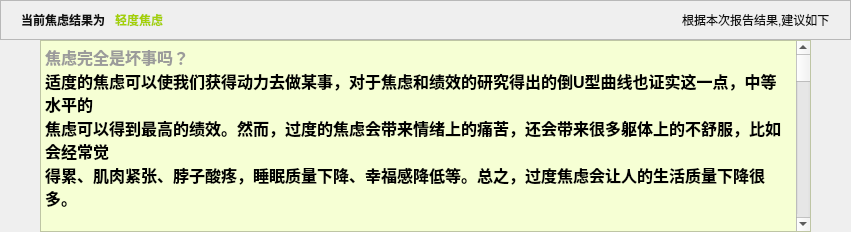
           <widget class="QWidget" name="jl_qd">
            <property name="styleSheet">
             <string notr="true"/>
            </property>
            <layout class="QVBoxLayout" name="verticalLayout_48">
             <property name="spacing">
              <number>0</number>
             </property>
             <property name="leftMargin">
              <number>0</number>
             </property>
             <property name="topMargin">
              <number>0</number>
             </property>
             <property name="rightMargin">
              <number>0</number>
             </property>
             <property name="bottomMargin">
              <number>0</number>
             </property>
             <item>
              <layout class="QVBoxLayout" name="verticalLayout_49">
               <property name="spacing">
                <number>0</number>
               </property>
               <item>
                <widget class="QFrame" name="frame_26">
                 <property name="minimumSize">
                  <size>
                   <width>0</width>
                   <height>0</height>
                  </size>
                 </property>
                 <property name="maximumSize">
                  <size>
                   <width>16777215</width>
                   <height>16777215</height>
                  </size>
                 </property>
                 <property name="frameShape">
                  <enum>QFrame::StyledPanel</enum>
                 </property>
                 <property name="frameShadow">
                  <enum>QFrame::Raised</enum>
                 </property>
                 <layout class="QHBoxLayout" name="horizontalLayout_45">
                  <property name="spacing">
                   <number>10</number>
                  </property>
                  <property name="leftMargin">
                   <number>20</number>
                  </property>
                  <property name="rightMargin">
                   <number>20</number>
                  </property>
                  <item>
                   <widget class="QLabel" name="label_62">
                    <property name="styleSheet">
                     <string notr="true">color: rgb(16, 16, 16);
font: 75 12pt &quot;微软雅黑&quot;;
font-weight: bold;</string>
                    </property>
                    <property name="text">
                     <string>当前焦虑结果为</string>
                    </property>
                   </widget>
                  </item>
                  <item>
                   <widget class="QLabel" name="label_63">
                    <property name="styleSheet">
                     <string notr="true">color: rgb(164, 208, 6);
font: 75 14pt &quot;微软雅黑&quot;;
font-weight: bold;</string>
                    </property>
                    <property name="text">
                     <string>轻度焦虑</string>
                    </property>
                   </widget>
                  </item>
                  <item>
                   <spacer name="horizontalSpacer_28">
                    <property name="orientation">
                     <enum>Qt::Horizontal</enum>
                    </property>
                    <property name="sizeHint" stdset="0">
                     <size>
                      <width>509</width>
                      <height>20</height>
                     </size>
                    </property>
                   </spacer>
                  </item>
                  <item>
                   <widget class="QLabel" name="label_64">
                    <property name="styleSheet">
                     <string notr="true">color: rgb(16, 16, 16);
font: 75 12pt &quot;微软雅黑&quot;;
</string>
                    </property>
                    <property name="text">
                     <string>根据本次报告结果,建议如下</string>
                    </property>
                   </widget>
                  </item>
                 </layout>
                </widget>
               </item>
               <item>
                <layout class="QVBoxLayout" name="verticalLayout_51">
                 <property name="leftMargin">
                  <number>40</number>
                 </property>
                 <property name="rightMargin">
                  <number>40</number>
                 </property>
                 <item>
                  <widget class="QTextEdit" name="textEdit_9">
                   <property name="styleSheet">
                    <string notr="true"> QTextEdit {
        background-color: rgb(246, 255, 212);
    }</string>
                   </property>
                   <property name="readOnly">
                    <bool>true</bool>
                   </property>
                   <property name="html">
                    <string>&lt;!DOCTYPE HTML PUBLIC &quot;-//W3C//DTD HTML 4.0//EN&quot; &quot;http://www.w3.org/TR/REC-html40/strict.dtd&quot;&gt;
&lt;html&gt;&lt;head&gt;&lt;meta name=&quot;qrichtext&quot; content=&quot;1&quot; /&gt;&lt;meta charset=&quot;utf-8&quot; /&gt;&lt;style type=&quot;text/css&quot;&gt;
p, li { white-space: pre-wrap; }
hr { height: 1px; border-width: 0; }
li.unchecked::marker { content: &quot;\2610&quot;; }
li.checked::marker { content: &quot;\2612&quot;; }
&lt;/style&gt;&lt;/head&gt;&lt;body style=&quot; font-family:'Microsoft YaHei UI'; font-size:9pt; font-weight:400; font-style:normal;&quot;&gt;
&lt;p style=&quot; margin-top:0px; margin-bottom:0px; margin-left:0px; margin-right:0px; -qt-block-indent:0; text-indent:0px;&quot;&gt;&lt;span style=&quot; font-family:'SimSun'; font-size:12pt; font-weight:600; color:#9b9b9b;&quot;&gt;焦虑完全是坏事吗？&lt;/span&gt;&lt;/p&gt;
&lt;p style=&quot; margin-top:0px; margin-bottom:0px; margin-left:0px; margin-right:0px; -qt-block-indent:0; text-indent:0px;&quot;&gt;&lt;span style=&quot; font-family:'SimSun'; font-size:12pt; font-weight:600;&quot;&gt;适度的焦虑可以使我们获得动力去做某事，对于焦虑和绩效的研究得出的倒U型曲线也证实这一点，中等水平的&lt;/span&gt;&lt;/p&gt;
&lt;p style=&quot; margin-top:0px; margin-bottom:0px; margin-left:0px; margin-right:0px; -qt-block-indent:0; text-indent:0px;&quot;&gt;&lt;span style=&quot; font-family:'SimSun'; font-size:12pt; font-weight:600;&quot;&gt;焦虑可以得到最高的绩效。然而，过度的焦虑会带来情绪上的痛苦，还会带来很多躯体上的不舒服，比如会经常觉&lt;/span&gt;&lt;/p&gt;
&lt;p style=&quot; margin-top:0px; margin-bottom:0px; margin-left:0px; margin-right:0px; -qt-block-indent:0; text-indent:0px;&quot;&gt;&lt;span style=&quot; font-family:'SimSun'; font-size:12pt; font-weight:600;&quot;&gt;得累、肌肉紧张、脖子酸疼，睡眠质量下降、幸福感降低等。总之，过度焦虑会让人的生活质量下降很多。&lt;/span&gt;&lt;/p&gt;
&lt;p style=&quot;-qt-paragraph-type:empty; margin-top:0px; margin-bottom:0px; margin-left:0px; margin-right:0px; -qt-block-indent:0; text-indent:0px; font-family:'SimSun'; font-size:12pt; font-weight:600;&quot;&gt;&lt;br /&gt;&lt;/p&gt;
&lt;p style=&quot; margin-top:0px; margin-bottom:0px; margin-left:0px; margin-right:0px; -qt-block-indent:0; text-indent:0px;&quot;&gt;&lt;span style=&quot; font-family:'SimSun'; font-size:12pt; font-weight:600; color:#9b9b9b;&quot;&gt;焦虑的影响因素&lt;/span&gt;&lt;/p&gt;
&lt;p style=&quot; margin-top:0px; margin-bottom:0px; margin-left:0px; margin-right:0px; -qt-block-indent:0; text-indent:0px;&quot;&gt;&lt;span style=&quot; font-family:'SimSun'; font-size:12pt; font-weight:600;&quot;&gt;·遗传因素：研究表明，焦虑症可能具有一定的遗传倾向。如果家庭中有焦虑症的病例，个体发展焦虑的风险可能&lt;/span&gt;&lt;/p&gt;
&lt;p style=&quot; margin-top:0px; margin-bottom:0px; margin-left:0px; margin-right:0px; -qt-block-indent:0; text-indent:0px;&quot;&gt;&lt;span style=&quot; font-family:'SimSun'; font-size:12pt; font-weight:600;&quot;&gt;较高。&lt;/span&gt;&lt;/p&gt;
&lt;p style=&quot; margin-top:0px; margin-bottom:0px; margin-left:0px; margin-right:0px; -qt-block-indent:0; text-indent:0px;&quot;&gt;&lt;span style=&quot; font-family:'SimSun'; font-size:12pt; font-weight:600;&quot;&gt;·生物学因素：脑部神经递质（如血清素、去甲肾上腺素）的不平衡、激素水平的波动以及大脑结构的差异都可能&lt;/span&gt;&lt;/p&gt;
&lt;p style=&quot; margin-top:0px; margin-bottom:0px; margin-left:0px; margin-right:0px; -qt-block-indent:0; text-indent:0px;&quot;&gt;&lt;span style=&quot; font-family:'SimSun'; font-size:12pt; font-weight:600;&quot;&gt;与焦虑症的发生有关。&lt;/span&gt;&lt;/p&gt;
&lt;p style=&quot; margin-top:0px; margin-bottom:0px; margin-left:0px; margin-right:0px; -qt-block-indent:0; text-indent:0px;&quot;&gt;&lt;span style=&quot; font-family:'SimSun'; font-size:12pt; font-weight:600;&quot;&gt;·心理因素：个体的性格特征，如完美主义、过度自我批评等，可能增加焦虑的风险。此外，童年时期的创伤经历&lt;/span&gt;&lt;/p&gt;
&lt;p style=&quot; margin-top:0px; margin-bottom:0px; margin-left:0px; margin-right:0px; -qt-block-indent:0; text-indent:0px;&quot;&gt;&lt;span style=&quot; font-family:'SimSun'; font-size:12pt; font-weight:600;&quot;&gt;、早期生活环境也会对心理健康产生影响。&lt;/span&gt;&lt;/p&gt;
&lt;p style=&quot; margin-top:0px; margin-bottom:0px; margin-left:0px; margin-right:0px; -qt-block-indent:0; text-indent:0px;&quot;&gt;&lt;span style=&quot; font-family:'SimSun'; font-size:12pt; font-weight:600;&quot;&gt;·环境因素：生活中的压力事件，如工作压力、家庭冲突、经济困难等，都是焦虑的常见诱因。长期处于紧张或不&lt;/span&gt;&lt;/p&gt;
&lt;p style=&quot; margin-top:0px; margin-bottom:0px; margin-left:0px; margin-right:0px; -qt-block-indent:0; text-indent:0px;&quot;&gt;&lt;span style=&quot; font-family:'SimSun'; font-size:12pt; font-weight:600;&quot;&gt;安的环境中，也容易引发或加重焦虑症状。&lt;/span&gt;&lt;/p&gt;
&lt;p style=&quot; margin-top:0px; margin-bottom:0px; margin-left:0px; margin-right:0px; -qt-block-indent:0; text-indent:0px;&quot;&gt;&lt;span style=&quot; font-family:'SimSun'; font-size:12pt; font-weight:600;&quot;&gt;·社会因素：社会支持的缺乏、社会孤立、与他人的关系问题等都可能增加焦虑感。现代社会中，社交媒体的影响&lt;/span&gt;&lt;/p&gt;
&lt;p style=&quot; margin-top:0px; margin-bottom:0px; margin-left:0px; margin-right:0px; -qt-block-indent:0; text-indent:0px;&quot;&gt;&lt;span style=&quot; font-family:'SimSun'; font-size:12pt; font-weight:600;&quot;&gt;也可能对心理健康产生负面作用。&lt;/span&gt;&lt;/p&gt;
&lt;p style=&quot; margin-top:0px; margin-bottom:0px; margin-left:0px; margin-right:0px; -qt-block-indent:0; text-indent:0px;&quot;&gt;&lt;span style=&quot; font-family:'SimSun'; font-size:12pt; font-weight:600;&quot;&gt;·生活方式：不良的生活习惯，如缺乏锻炼、睡眠不足、不健康的饮食等，可能会影响情绪状态，增加焦虑感。&lt;/span&gt;&lt;/p&gt;
&lt;p style=&quot; margin-top:0px; margin-bottom:0px; margin-left:0px; margin-right:0px; -qt-block-indent:0; text-indent:0px;&quot;&gt;&lt;span style=&quot; font-family:'SimSun'; font-size:12pt; font-weight:600;&quot;&gt;·认知因素：个体对威胁的感知、对自己能力的怀疑以及对未来的过度担忧等认知模式，也可能导致或加重焦虑症&lt;/span&gt;&lt;/p&gt;
&lt;p style=&quot; margin-top:0px; margin-bottom:0px; margin-left:0px; margin-right:0px; -qt-block-indent:0; text-indent:0px;&quot;&gt;&lt;span style=&quot; font-family:'SimSun'; font-size:12pt; font-weight:600;&quot;&gt;状。&lt;/span&gt;&lt;/p&gt;
&lt;p style=&quot;-qt-paragraph-type:empty; margin-top:0px; margin-bottom:0px; margin-left:0px; margin-right:0px; -qt-block-indent:0; text-indent:0px; font-family:'SimSun'; font-size:12pt; font-weight:600;&quot;&gt;&lt;br /&gt;&lt;/p&gt;
&lt;p style=&quot; margin-top:0px; margin-bottom:0px; margin-left:0px; margin-right:0px; -qt-block-indent:0; text-indent:0px;&quot;&gt;&lt;span style=&quot; font-family:'SimSun'; font-size:12pt; font-weight:600; color:#ff0000;&quot;&gt;焦虑的影响因素通常是综合的，不同因素可能以不同的方式相互作用，影响一个人的焦虑水平。理解这些因素有助&lt;/span&gt;&lt;/p&gt;
&lt;p style=&quot; margin-top:0px; margin-bottom:0px; margin-left:0px; margin-right:0px; -qt-block-indent:0; text-indent:0px;&quot;&gt;&lt;span style=&quot; font-family:'SimSun'; font-size:12pt; font-weight:600; color:#ff0000;&quot;&gt;于制定有效的应对策略，如心理治疗、药物治疗或生活方式调整。&lt;/span&gt;&lt;/p&gt;
&lt;p style=&quot;-qt-paragraph-type:empty; margin-top:0px; margin-bottom:0px; margin-left:0px; margin-right:0px; -qt-block-indent:0; text-indent:0px; font-family:'SimSun'; font-size:12pt; font-weight:600; color:#ff0000;&quot;&gt;&lt;br /&gt;&lt;/p&gt;
&lt;p style=&quot; margin-top:0px; margin-bottom:0px; margin-left:0px; margin-right:0px; -qt-block-indent:0; text-indent:0px;&quot;&gt;&lt;span style=&quot; font-family:'SimSun'; font-size:12pt; font-weight:600; color:#9b9b9b;&quot;&gt;缓解轻度焦虑的建议&lt;/span&gt;&lt;/p&gt;
&lt;p style=&quot; margin-top:0px; margin-bottom:0px; margin-left:0px; margin-right:0px; -qt-block-indent:0; text-indent:0px;&quot;&gt;&lt;span style=&quot; font-family:'SimSun'; font-size:12pt; font-weight:600;&quot;&gt;1、心理调适&lt;/span&gt;&lt;/p&gt;
&lt;p style=&quot; margin-top:0px; margin-bottom:0px; margin-left:0px; margin-right:0px; -qt-block-indent:0; text-indent:0px;&quot;&gt;&lt;span style=&quot; font-family:'SimSun'; font-size:12pt; font-weight:600;&quot;&gt;·认知重构：认识到焦虑情绪是正常的，但要学会区分现实与担忧。尝试用更积极、现实的角度看待问题，避免过度担忧未来或沉浸在消极想法中。&lt;/span&gt;&lt;/p&gt;
&lt;p style=&quot; margin-top:0px; margin-bottom:0px; margin-left:0px; margin-right:0px; -qt-block-indent:0; text-indent:0px;&quot;&gt;&lt;span style=&quot; font-family:'SimSun'; font-size:12pt; font-weight:600;&quot;&gt;·情绪日记：记录每天的情绪变化、触发焦虑的事件以及你的反应。这有助于你更好地了解自己的焦虑模式，并找到应对策略。&lt;/span&gt;&lt;/p&gt;
&lt;p style=&quot; margin-top:0px; margin-bottom:0px; margin-left:0px; margin-right:0px; -qt-block-indent:0; text-indent:0px;&quot;&gt;&lt;span style=&quot; font-family:'SimSun'; font-size:12pt; font-weight:600;&quot;&gt;·正念冥想：通过正念冥想练习，将注意力集中在当下，减少对未来的担忧和对过去的懊悔。这有助于你更加平静地面对焦虑情绪。&lt;/span&gt;&lt;/p&gt;
&lt;p style=&quot; margin-top:0px; margin-bottom:0px; margin-left:0px; margin-right:0px; -qt-block-indent:0; text-indent:0px;&quot;&gt;&lt;span style=&quot; font-family:'SimSun'; font-size:12pt; font-weight:600;&quot;&gt;2、生活方式调整&lt;/span&gt;&lt;/p&gt;
&lt;p style=&quot; margin-top:0px; margin-bottom:0px; margin-left:0px; margin-right:0px; -qt-block-indent:0; text-indent:0px;&quot;&gt;&lt;span style=&quot; font-family:'SimSun'; font-size:12pt; font-weight:600;&quot;&gt;·规律作息：保持规律的作息时间，确保充足的睡眠。良好的睡眠有助于稳定情绪，减少焦虑。&lt;/span&gt;&lt;/p&gt;
&lt;p style=&quot; margin-top:0px; margin-bottom:0px; margin-left:0px; margin-right:0px; -qt-block-indent:0; text-indent:0px;&quot;&gt;&lt;span style=&quot; font-family:'SimSun'; font-size:12pt; font-weight:600;&quot;&gt;·健康饮食：均衡饮食，多摄入富含维生素、矿物质和抗氧化剂的食物。避免过多摄入咖啡因、酒精和刺激性食物，这些可加重焦虑症状。&lt;/span&gt;&lt;/p&gt;
&lt;p style=&quot; margin-top:0px; margin-bottom:0px; margin-left:0px; margin-right:0px; -qt-block-indent:0; text-indent:0px;&quot;&gt;&lt;span style=&quot; font-family:'SimSun'; font-size:12pt; font-weight:600;&quot;&gt;·适量运动：进行适量的有氧运动，如散步、慢跑、瑜伽等。运动可以促进身体释放内啡肽等愉悦激素，有助于缓解焦虑情绪。&lt;/span&gt;&lt;/p&gt;
&lt;p style=&quot; margin-top:0px; margin-bottom:0px; margin-left:0px; margin-right:0px; -qt-block-indent:0; text-indent:0px;&quot;&gt;&lt;span style=&quot; font-family:'SimSun'; font-size:12pt; font-weight:600;&quot;&gt;3、社交与兴趣&lt;/span&gt;&lt;/p&gt;
&lt;p style=&quot; margin-top:0px; margin-bottom:0px; margin-left:0px; margin-right:0px; -qt-block-indent:0; text-indent:0px;&quot;&gt;&lt;span style=&quot; font-family:'SimSun'; font-size:12pt; font-weight:600;&quot;&gt;·积极社交：与家人、朋友保持密切联系，分享彼此的感受和经历。良好的社交关系可以提供情感支持，减轻焦虑情绪。&lt;/span&gt;&lt;/p&gt;
&lt;p style=&quot; margin-top:0px; margin-bottom:0px; margin-left:0px; margin-right:0px; -qt-block-indent:0; text-indent:0px;&quot;&gt;&lt;span style=&quot; font-family:'SimSun'; font-size:12pt; font-weight:600;&quot;&gt;·培养兴趣：投入时间在自己喜欢的活动中，如阅读、绘画、音乐等。这些活动可以转移注意力，增加生活的乐趣和满足感，从而减轻焦虑。&lt;/span&gt;&lt;/p&gt;
&lt;p style=&quot; margin-top:0px; margin-bottom:0px; margin-left:0px; margin-right:0px; -qt-block-indent:0; text-indent:0px;&quot;&gt;&lt;span style=&quot; font-family:'SimSun'; font-size:12pt; font-weight:600;&quot;&gt;4、放松技巧&lt;/span&gt;&lt;/p&gt;
&lt;p style=&quot; margin-top:0px; margin-bottom:0px; margin-left:0px; margin-right:0px; -qt-block-indent:0; text-indent:0px;&quot;&gt;&lt;span style=&quot; font-family:'SimSun'; font-size:12pt; font-weight:600;&quot;&gt;·深呼吸：学习并实践深呼吸技巧，当感到焦虑时，通过深呼吸来放松身体，缓解紧张情绪。&lt;/span&gt;&lt;/p&gt;
&lt;p style=&quot; margin-top:0px; margin-bottom:0px; margin-left:0px; margin-right:0px; -qt-block-indent:0; text-indent:0px;&quot;&gt;&lt;span style=&quot; font-family:'SimSun'; font-size:12pt; font-weight:600;&quot;&gt;·渐进性肌肉松弛：通过系统地紧张和放松身体的各个肌肉群，来达到全身放松的效果。这有助于减轻身体的紧张感和焦虑情绪。&lt;/span&gt;&lt;/p&gt;
&lt;p style=&quot; margin-top:0px; margin-bottom:0px; margin-left:0px; margin-right:0px; -qt-block-indent:0; text-indent:0px;&quot;&gt;&lt;span style=&quot; font-family:'SimSun'; font-size:12pt; font-weight:600;&quot;&gt;5、寻求支持&lt;/span&gt;&lt;/p&gt;
&lt;p style=&quot; margin-top:0px; margin-bottom:0px; margin-left:0px; margin-right:0px; -qt-block-indent:0; text-indent:0px;&quot;&gt;&lt;span style=&quot; font-family:'SimSun'; font-size:12pt; font-weight:600;&quot;&gt;·与家人朋友沟通：不要独自承受焦虑情绪，与家人和朋友分享你的感受，寻求他们的理解和支持。&lt;/span&gt;&lt;/p&gt;
&lt;p style=&quot; margin-top:0px; margin-bottom:0px; margin-left:0px; margin-right:0px; -qt-block-indent:0; text-indent:0px;&quot;&gt;&lt;span style=&quot; font-family:'SimSun'; font-size:12pt; font-weight:600;&quot;&gt;·专业咨询：如果焦虑情绪持续存在或影响日常生活，可以考虑寻求专业心理咨询师的帮助。他们可以提供更具体的建议和支持，帮助你更好地应对焦虑。&lt;/span&gt;&lt;/p&gt;
&lt;p style=&quot;-qt-paragraph-type:empty; margin-top:0px; margin-bottom:0px; margin-left:0px; margin-right:0px; -qt-block-indent:0; text-indent:0px; font-family:'SimSun'; font-size:12pt; font-weight:600;&quot;&gt;&lt;br /&gt;&lt;/p&gt;
&lt;p style=&quot; margin-top:0px; margin-bottom:0px; margin-left:0px; margin-right:0px; -qt-block-indent:0; text-indent:0px;&quot;&gt;&lt;span style=&quot; font-family:'SimSun'; font-size:12pt; font-weight:600; color:#ff0000;&quot;&gt;总之，缓解轻度焦虑需要综合的方法，包括心理调适、生活方式调整、社交与兴趣培养、放松技巧以及寻求支持等方面。通过积极的努力和实践，你可以逐渐减轻焦虑情绪，恢复内心的平静和安宁。&lt;/span&gt;&lt;/p&gt;&lt;/body&gt;&lt;/html&gt;</string>
                   </property>
                  </widget>
                 </item>
                </layout>
               </item>
              </layout>
             </item>
            </layout>
           </widget>
